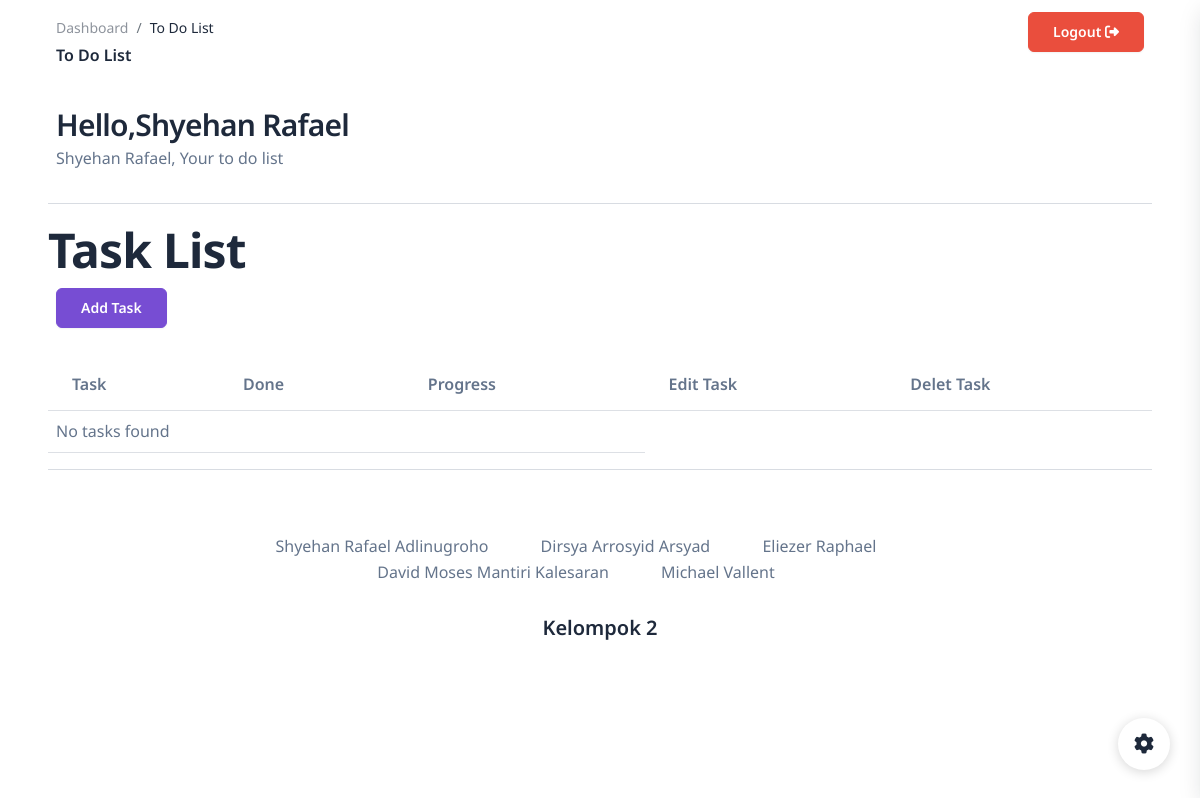
The page /index.php (signed in) on the database as committed earlier.
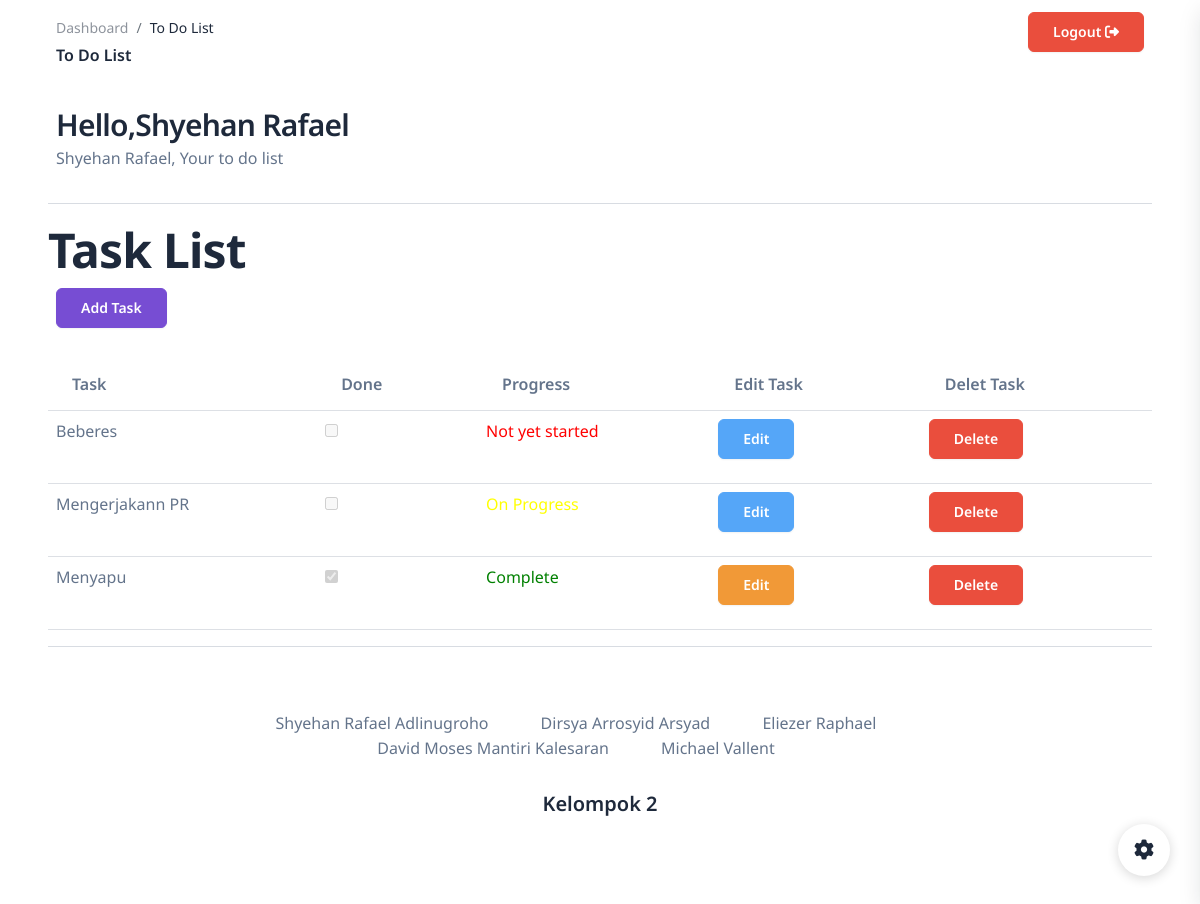
The same page on the database as committed later.
### tables this page shows
CREATE TABLE `task` (
  `id` int(11) NOT NULL,
  `username` varchar(255) NOT NULL,
  `name_task` varchar(255) NOT NULL,
  `task_status` tinyint(1) NOT NULL DEFAULT 0,
  `progress` varchar(255) NOT NULL
);

### tasklist.php (the view, shortened to what this page needs)
<?php
require('koneksi.php');
$username = $_SESSION['username'];
$sql = "SELECT id, name_task, task_status, progress FROM task WHERE username = :username ORDER BY CASE
    WHEN progress = 'Not yet started' THEN 1
    WHEN progress = 'On Progress' THEN 2
    WHEN progress = 'Complete' THEN 3
    ELSE 4
    END";
$result = $conn->prepare($sql);
$result->bindParam(':username', $username, PDO::PARAM_STR);
$result->execute();
if ($result->rowCount() > 0) {
    while ($row = $result->fetch()) {
        echo '<tr>';
        echo '<td>' . $row['name_task'] . '</td>';
        echo '<td><input type="checkbox" ' . ($row['task_status'] == 1 ? 'checked' : '') . ' disabled></td>';
        $progress_color = '';
        if ($row['progress'] == 'Not yet started') {
            $progress_color = 'red';
        } elseif ($row['progress'] == 'On Progress') {
            $progress_color = 'yellow';
        } elseif ($row['progress'] == 'Complete') {
            $progress_color = 'green';
        }
        echo '<td style="color: ' . $progress_color . ';">' . $row['progress'] . '</td>';
        echo '<td>';
        if ($row['task_status'] == 1) {
            echo '<a href="index.php" class="btn btn-warning" onclick="alert(\'Task already completed\');">Edit</a>';
        } else {
            echo '<a href="edit.php?id=' . $row['id'] . '" class="btn btn-info">Edit</a>';
        }
        echo '</td>';
        echo '<td><a href="delettask.php?id=' . $row['id'] . '" class="btn btn-danger">Delete</a></td>';
        echo '</tr>';
    }
} else {
    echo '<tr><td colspan="3">No tasks found</td></tr>';
}
?>

### index.php (shortened to what this page needs)
<!DOCTYPE html>
<html lang="en">
<head>
    <link href="corporate-ui-dashboard-main/assets/css/nucleo-icons.css" rel="stylesheet" />
    <link href="corporate-ui-dashboard-main/assets/css/nucleo-svg.css" rel="stylesheet" />
    <link href="corporate-ui-dashboard-main/assets/css/nucleo-svg.css" rel="stylesheet" />
    <link id="pagestyle" href="corporate-ui-dashboard-main/assets/css/corporate-ui-dashboard.css?v=1.0.0" rel="stylesheet" />
</head>
    <nav class="navbar navbar-main navbar-expand-lg mx-5 px-0 shadow-none rounded" id="navbarBlur" navbar-scroll="true">
      <div class="container-fluid py-1 px-2">
        <nav aria-label="breadcrumb">
          <ol class="breadcrumb bg-transparent mb-1 pb-0 pt-1 px-0 me-sm-6 me-5">
            <li class="breadcrumb-item text-sm"><a class="opacity-5 text-dark" href="javascript:;">Dashboard</a></li>
            <li class="breadcrumb-item text-sm text-dark active" aria-current="page">To Do List</li>
          </ol>
          <h6 class="font-weight-bold mb-0">To Do List</h6>
        </nav>
        <a href="index_proses.php" class="btn btn-danger ml-3">Logout <i class="fa fa-sign-out"></i></a>
      </div>
    </nav>
    <div class="container-fluid py-4 px-5">
      <div class="row">
        <div class="col-md-12">
          <div class="d-md-flex align-items-center mb-3 mx-2">
            <div class="mb-md-0 mb-3">
              <h3 class="font-weight-bold mb-0">Hello,<?php echo $_SESSION['username']; ?></h3>
              <p class="mb-0"><?php echo $_SESSION['username']; ?>, Your to do list</p>
            </div>
          </div>
        </div>
      </div>
      <hr>
      <div class="">
        <h1>Task List</h1>
        <div class="d-md-flex align-items-center mb-3 mx-2">
          <a href="addTask.php">
            <button type="button" class="btn btn-primary">Add Task</button>
          </a>
        </div>
        <table class="table">
            <thead>
                <tr>
                    <th>Task</th>
                    <th>Done</th>
                    <th>Progress</th>
                    <th>Edit Task</th>
                    <th>Delet Task</th>
                </tr>
            </thead>
            <tbody>
                <?php
                require('tasklist.php');
                ?>
            </tbody>
        </table>
    </div>
    <hr>
    <footer class="footer py-5">
      <div class="container">
        <div class="row">
          <div class="col-lg-8 mb-4 mx-auto text-center">
            <a href="https://github.com/AdliGR" target="_blank" class="text-secondary me-xl-5 me-3 mb-sm-0 mb-2">
              Shyehan Rafael Adlinugroho
            </a>
            <a href="javascript:;" target="_blank" class="text-secondary me-xl-5 me-3 mb-sm-0 mb-2">
              Dirsya Arrosyid Arsyad
            </a>
            <a href="javascript:;" target="_blank" class="text-secondary me-xl-5 me-3 mb-sm-0 mb-2">
              Eliezer Raphael
            </a>
            <br>
            <a href="javascript:;" target="_blank" class="text-secondary me-xl-5 me-3 mb-sm-0 mb-2">
              David Moses Mantiri Kalesaran
            </a>
            <a href="javascript:;" target="_blank" class="text-secondary me-xl-5 me-3 mb-sm-0 mb-2">
              Michael Vallent
            </a>
          </div>
        </div>
        <div class="row">
          <div class="col-8 mx-auto text-center mt-1">
            <p class="mb-0 text-secondary">
              <a href="https://github.com/AdliGR/To_Do_List_UTS">
                <h5>Kelompok 2</h5>
              </a>
            </p>
          </div>
        </div>
      </div>
    </footer>
    </div>
  <div class="fixed-plugin">
    <a class="fixed-plugin-button text-dark position-fixed px-3 py-2">
      <i class="fa fa-cog py-2"></i>
    </a>
  </div>
</body>
</html>

Rows that differ between the two databases and show on the page:
added task: name_task "Beberes", progress "Not yet started"
added task: name_task "Mengerjakann PR", progress "On Progress"
added task: name_task "Menyapu", task_status "☑", progress "Complete", shows "Edit"
Other text that changed with them:
text no longer shown: "No tasks found"
